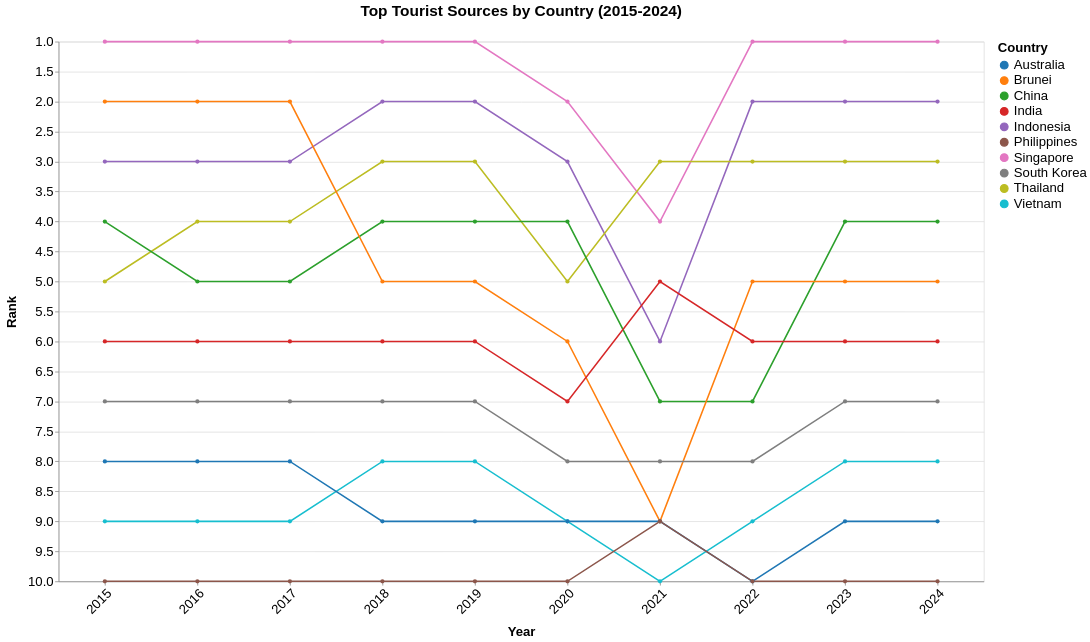

Here is the Vega-Lite specification saved for this chart:
### Vega-Lite specification from a JSON file in a GitHub repository (floating-point values rounded to 4 significant figures)
{"$schema": "https://vega.github.io/schema/vega-lite/v5.json", "title": {"text": "Top Tourist Sources by Country (2015-2024)", "fontSize": 20, "anchor": "middle", "dy": -16}, "data": {"values": [{"Country": "Singapore", "year": 2024, "Visitors": 4276007, "rank": 1}, {"Country": "Singapore", "year": 2023, "Visitors": 8308230, "rank": 1}, {"Country": "Singapore", "year": 2022, "Visitors": 5222991, "rank": 1}, {"Country": "Singapore", "year": 2021, "Visitors": 16308, "rank": 4}, {"Country": "Singapore", "year": 2020, "Visitors": 1545255, "rank": 2}, {"Country": "Singapore", "year": 2019, "Visitors": 10163882, "rank": 1}, {"Country": "Singapore", "year": 2018, "Visitors": 10615986, "rank": 1}, {"Country": "Singapore", "year": 2017, "Visitors": 12441713, "rank": 1}, {"Country": "Singapore", "year": 2016, "Visitors": 13272961, "rank": 1}, {"Country": "Singapore", "year": 2015, "Visitors": 12930754, "rank": 1}, {"Country": "Indonesia", "year": 2024, "Visitors": 1786630, "rank": 2}, {"Country": "Indonesia", "year": 2023, "Visitors": 3108165, "rank": 2}, {"Country": "Indonesia", "year": 2022, "Visitors": 1481739, "rank": 2}, {"Country": "Indonesia", "year": 2021, "Visitors": 11025, "rank": 6}, {"Country": "Indonesia", "year": 2020, "Visitors": 711723, "rank": 3}, {"Country": "Indonesia", "year": 2019, "Visitors": 3623277, "rank": 2}, {"Country": "Indonesia", "year": 2018, "Visitors": 3277689, "rank": 2}, {"Country": "Indonesia", "year": 2017, "Visitors": 2796570, "rank": 3}, {"Country": "Indonesia", "year": 2016, "Visitors": 3049964, "rank": 3}, {"Country": "Indonesia", "year": 2015, "Visitors": 2788033, "rank": 3}, {"Country": "Thailand", "year": 2024, "Visitors": 813783, "rank": 3}, {"Country": "Thailand", "year": 2023, "Visitors": 1551282, "rank": 3}, {"Country": "Thailand", "year": 2022, "Visitors": 715528, "rank": 3}, {"Country": "Thailand", "year": 2021, "Visitors": 59607, "rank": 3}, {"Country": "Thailand", "year": 2020, "Visitors": 394413, "rank": 5}, {"Country": "Thailand", "year": 2019, "Visitors": 1884306, "rank": 3}, {"Country": "Thailand", "year": 2018, "Visitors": 1914692, "rank": 3}, {"Country": "Thailand", "year": 2017, "Visitors": 1836522, "rank": 4}, {"Country": "Thailand", "year": 2016, "Visitors": 1780800, "rank": 4}, {"Country": "Thailand", "year": 2015, "Visitors": 1343569, "rank": 5}, {"Country": "China", "year": 2024, "Visitors": 1449711, "rank": 4}, {"Country": "China", "year": 2023, "Visitors": 1474114, "rank": 4}, {"Country": "China", "year": 2022, "Visitors": 211363, "rank": 7}, {"Country": "China", "year": 2021, "Visitors": 7701, "rank": 7}, {"Country": "China", "year": 2020, "Visitors": 405149, "rank": 4}, {"Country": "China", "year": 2019, "Visitors": 3114257, "rank": 4}, {"Country": "China", "year": 2018, "Visitors": 2944133, "rank": 4}, {"Country": "China", "year": 2017, "Visitors": 2281666, "rank": 5}, {"Country": "China", "year": 2016, "Visitors": 2124942, "rank": 5}, {"Country": "China", "year": 2015, "Visitors": 1677163, "rank": 4}, {"Country": "Brunei", "year": 2024, "Visitors": 565999, "rank": 5}, {"Country": "Brunei", "year": 2023, "Visitors": 811833, "rank": 5}, {"Country": "Brunei", "year": 2022, "Visitors": 301757, "rank": 5}, {"Country": "Brunei", "year": 2021, "Visitors": 773, "rank": 9}, {"Country": "Brunei", "year": 2020, "Visitors": 136020, "rank": 6}, {"Country": "Brunei", "year": 2019, "Visitors": 1216123, "rank": 5}, {"Country": "Brunei", "year": 2018, "Visitors": 1382031, "rank": 5}, {"Country": "Brunei", "year": 2017, "Visitors": 1660506, "rank": 2}, {"Country": "Brunei", "year": 2016, "Visitors": 1391016, "rank": 2}, {"Country": "Brunei", "year": 2015, "Visitors": 1133555, "rank": 2}, {"Country": "India", "year": 2024, "Visitors": 537493, "rank": 6}, {"Country": "India", "year": 2023, "Visitors": 671846, "rank": 6}, {"Country": "India", "year": 2022, "Visitors": 324548, "rank": 6}, {"Country": "India", "year": 2021, "Visitors": 3916, "rank": 5}, {"Country": "India", "year": 2020, "Visitors": 155883, "rank": 7}, {"Country": "India", "year": 2019, "Visitors": 735309, "rank": 6}, {"Country": "India", "year": 2018, "Visitors": 600311, "rank": 6}, {"Country": "India", "year": 2017, "Visitors": 552739, "rank": 6}, {"Country": "India", "year": 2016, "Visitors": 638578, "rank": 6}, {"Country": "India", "year": 2015, "Visitors": 722141, "rank": 6}, {"Country": "South Korea", "year": 2024, "Visitors": 232711, "rank": 7}, {"Country": "South Korea", "year": 2023, "Visitors": 400853, "rank": 7}, {"Country": "South Korea", "year": 2022, "Visitors": 146384, "rank": 8}, {"Country": "South Korea", "year": 2021, "Visitors": 3028, "rank": 8}, {"Country": "South Korea", "year": 2020, "Visitors": 119750, "rank": 8}, {"Country": "South Korea", "year": 2019, "Visitors": 673065, "rank": 7}, {"Country": "South Korea", "year": 2018, "Visitors": 616783, "rank": 7}, {"Country": "South Korea", "year": 2017, "Visitors": 484528, "rank": 7}, {"Country": "South Korea", "year": 2016, "Visitors": 444439, "rank": 7}, {"Country": "South Korea", "year": 2015, "Visitors": 421161, "rank": 7}, {"Country": "Vietnam", "year": 2024, "Visitors": 137344, "rank": 8}, {"Country": "Vietnam", "year": 2023, "Visitors": 286083, "rank": 8}, {"Country": "Vietnam", "year": 2022, "Visitors": 123931, "rank": 9}, {"Country": "Vietnam", "year": 2021, "Visitors": 14136, "rank": 10}, {"Country": "Vietnam", "year": 2020, "Visitors": 71622, "rank": 9}, {"Country": "Vietnam", "year": 2019, "Visitors": 892716, "rank": 8}, {"Country": "Vietnam", "year": 2018, "Visitors": 786327, "rank": 8}, {"Country": "Vietnam", "year": 2017, "Visitors": 638135, "rank": 9}, {"Country": "Vietnam", "year": 2016, "Visitors": 703737, "rank": 9}, {"Country": "Vietnam", "year": 2015, "Visitors": 646891, "rank": 9}, {"Country": "Australia", "year": 2024, "Visitors": 159318, "rank": 9}, {"Country": "Australia", "year": 2023, "Visitors": 276477, "rank": 9}, {"Country": "Australia", "year": 2022, "Visitors": 118598, "rank": 10}, {"Country": "Australia", "year": 2021, "Visitors": 33451, "rank": 9}, {"Country": "Australia", "year": 2020, "Visitors": 195146, "rank": 9}, {"Country": "Australia", "year": 2019, "Visitors": 1282782, "rank": 9}, {"Country": "Australia", "year": 2018, "Visitors": 1034871, "rank": 9}, {"Country": "Australia", "year": 2017, "Visitors": 899202, "rank": 8}, {"Country": "Australia", "year": 2016, "Visitors": 737115, "rank": 8}, {"Country": "Australia", "year": 2015, "Visitors": 714047, "rank": 8}, {"Country": "Philippines", "year": 2024, "Visitors": 60100, "rank": 10}, {"Country": "Philippines", "year": 2023, "Visitors": 137781, "rank": 10}, {"Country": "Philippines", "year": 2022, "Visitors": 86462, "rank": 10}, {"Country": "Philippines", "year": 2021, "Visitors": 10229, "rank": 9}, {"Country": "Philippines", "year": 2020, "Visitors": 53889, "rank": 10}, {"Country": "Philippines", "year": 2019, "Visitors": 1114257, "rank": 10}, {"Country": "Philippines", "year": 2018, "Visitors": 1167375, "rank": 10}, {"Country": "Philippines", "year": 2017, "Visitors": 1066461, "rank": 10}, {"Country": "Philippines", "year": 2016, "Visitors": 1029488, "rank": 10}, {"Country": "Philippines", "year": 2015, "Visitors": 957408, "rank": 10}]}, "width": 1200, "height": 700, "mark": {"type": "line", "point": true, "strokeWidth": 2}, "encoding": {"x": {"field": "year", "type": "ordinal", "title": "Year", "axis": {"labelOverlap": "parity", "labelAngle": -45}}, "y": {"field": "rank", "type": "quantitative", "title": "Rank", "scale": {"domain": [10, 1], "nice": true}, "axis": {"reverse": true}}, "color": {"field": "Country", "type": "nominal", "scale": {"scheme": "category10"}}, "tooltip": [{"field": "Country", "type": "nominal", "title": "Country"}, {"field": "year", "type": "ordinal", "title": "Year"}, {"field": "rank", "type": "quantitative", "title": "Rank"}, {"field": "Visitors", "type": "quantitative", "title": "Visitors", "format": ","}]}, "config": {"axis": {"labelFontSize": 17, "titleFontSize": 17, "titlePadding": 12}, "legend": {"labelFontSize": 17, "titleFontSize": 17, "labelPadding": 12}, "tooltip": {"labelFontSize": 17, "titleFontSize": 17}}}
